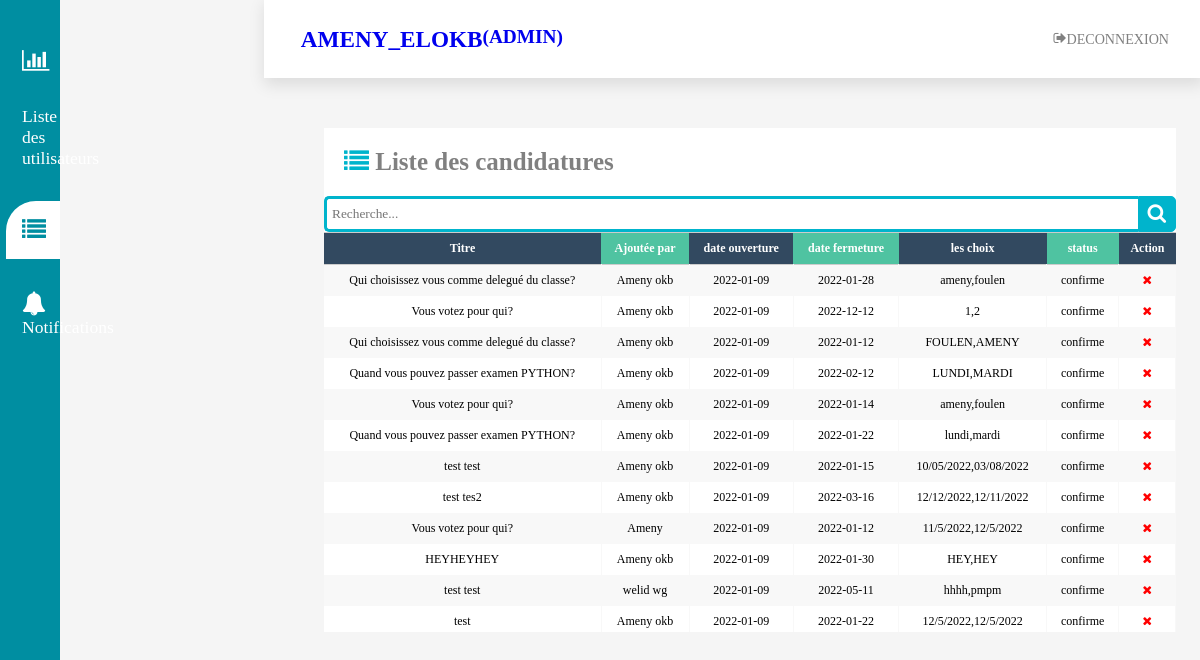
/ListesDesCandidatures.php (signed in), run on the app's committed database.
### tables this page shows
CREATE TABLE IF NOT EXISTS `utilisateurs` (
  `id` int(11) NOT NULL AUTO_INCREMENT,
  `email` varchar(255) NOT NULL,
  `nom` varchar(255) NOT NULL,
  `type` varchar(255) NOT NULL,
  `password` text NOT NULL,
  `niveau` text NOT NULL,
  `filiere` text NOT NULL,
  `groupe` int(11) NOT NULL,
  `avatar` varchar(500) DEFAULT NULL,
  PRIMARY KEY (`id`)
);

CREATE TABLE IF NOT EXISTS `candidature` (
  `id` int(11) NOT NULL AUTO_INCREMENT,
  `ajoute_par` int(11) NOT NULL,
  `date_ouv` date NOT NULL,
  `date_ferm` date NOT NULL,
  `titre` text NOT NULL,
  `choix` text NOT NULL,
  `close` int(11) NOT NULL,
  `status` varchar(50) NOT NULL,
  `niveau` varchar(100) NOT NULL,
  `filiere` varchar(100) NOT NULL,
  `groupe` varchar(100) NOT NULL,
  PRIMARY KEY (`id`)
);

### utiles.php (called while the page is built, shortened)
<?php
function connect(){
        $connect = mysqli_connect('localhost', 'root', '') or die(mysqli_error($connect));
        mysqli_select_db($connect, 'polytechnique');
    return $connect;}
    function GetUserById($id){
        $connect=connect();
        $user=mysqli_fetch_array(mysqli_query($connect,"SELECT * from utilisateurs where id=$id"));
        return $user;
    }
    function runQuery($query)
                    {
                        $connect = mysqli_connect('localhost', 'root', '') or die(mysqli_error($connect));
                        mysqli_select_db($connect, 'polytechnique');
                        $result = mysqli_query($connect, $query);
                        while ($row = mysqli_fetch_assoc($result)) {
                            $resultset[] = $row;
                        }
                        if (!empty($resultset))
                            return $resultset;
                    }

### ListesDesCandidatures.php (the view, shortened to what this page needs)
<?php
$current = "ListeDesCandidatures.php";
include_once("nav.php");
require_once("utiles.php");
if ($_SESSION["type"] == "admin") {
?>
    <html lang="en">
    <head>
    </head>
    <body>
        <main>
            <br>
            <br>
            <div class="fix" style="z-index:0">
                <h2 style="color:grey; font-size:25px;padding:20px"><i class="fa fa-list" style="color: #00B4CC"> </i> Liste des candidatures</h2>
         <div class="search">
                    <input onkeyup="Search()" class="searchTerm" type="text" placeholder="Recherche..." id="input" aria-label="Search">
                    <span id='btn' class="searchButton" id="basic-addon1"><a><i class="fa fa-search"></i></a></span>
                </div>
                <div class="tableFixHead" style="height:400px">
                    <table class="fl-table" style="overflow-y:scroll;height:400px;">
                        <thead>
                            <tr>
                                <th>Titre</th>
                                <th>Ajoutée par</th>
                                <th>date ouverture</th>
                                <th>date fermeture</th>
                                <th>les choix</th>
                                <th>status</th>
                                <th>Action</th>
                            </tr>
                        </thead>
                </div>
            </div>
            <tbody>
                <?php
                $array = runQuery("SELECT * from candidature ORDER BY id ASC");
                if (!empty($array)) {
                    foreach ($array as $key => $value) {
                        $nom = GetUserById($array[$key]["ajoute_par"]);
                ?>
                        <tr class="data" >
                            <td><?php echo $array[$key]["titre"] ?></td>
                            <td><?php echo $nom["nom"]  ?></td>
                            <td><?php echo $array[$key]["date_ouv"]; ?></td>
                            <td><?php echo $array[$key]["date_ferm"]; ?> </td>
                            <td><?php echo $array[$key]["choix"]; ?> </td>
                            <td><?php echo $array[$key]["status"]; ?> </td>
                            <td>
                                <?php if ($array[$key]["status"] == "confirme") { ?>
                                    <form method="post" action="">
                                        <div>
                                            <a href="javascripit:void(0)" style=" cursor:pointer;" type="submit" class="delete_btn_ajax" value="delete" formaction="?id=<?php echo $array[$key]['id']; ?>"><i class="fa fa-times" style="color: red;"> </i>
                                            </a>
                                        </div>
                                    </form>
                                <?php } else { ?>
                                    -----
                            </td>
                        <?php } ?>
                        </td>
                        </tr>
                <?php }
                } ?>
            </tbody>
                            <?php } else echo "<h1 style='margin-top:200px;margin-left:500px'>vous n'avez pas le droit d'acceder à cette page</h1>"; ?>
    </body>
    </html>

### nav.php (shortened to what this page needs)
<?php session_start();
if (isset($_SESSION['type'])) {
    $email = $_SESSION['email'];
    $con = mysqli_connect('localhost', 'root', '') or die(mysqli_error($con));
    mysqli_select_db($con, 'polytechnique');
    $req = mysqli_query($con, "SELECT * FROM utilisateurs where email='$email' ");
    $row = mysqli_fetch_array($req);
?>
    <!DOCTYPE html>
    <html lang="en">
    <head>
        <link rel="stylesheet" href="bootstrap.min.css">
        <link rel="stylesheet" href="assets/css/fontawesome.css">
        <link rel="stylesheet" href="css/css/style.css">
        <link rel="stylesheet" href="css/tooplate.css">
    </head>
    <body>
        <header class="header">
            <h2 class="logo">
                <a href="profile.php">
                    <?php if ($row['avatar'] != "") { ?>
                    <img src="<?php echo $row['avatar']; ?>" width="30px" height="30px" style="border-radius: 50%;">
                    <?php } ?> &nbsp;<?php echo $row["nom"]; ?>
                    <small style="text-decoration: none;">(<?php echo $row["type"] ?>)</small>
                </a>
            </h2>
            <ul class="main-nav">
                <li>
                    <a style='color:gray;' href="logout.php">
                        <i class="fa fa-sign-out"></i> Deconnexion
                    </a>
                </li>
            </ul>
        </header>
        <div class="sidebar">
            <div class="sidebar-menu">
                <ul>
                    <li>
                <?php if ($row["type"] == "admin") { ?>
                    <li>
                        <a <?php if ($current == "dashbord.php") {
                                echo "class='nav-link active'";
                            } else echo "class='nav-link'"; ?> href="dashbord.php"><span class="fa fa-bar-chart"> </span><span> Tableau de bord</span></a>
                    </li>
                <?php } ?>
                <?php if ($row["type"] == "admin") { ?>
                    <li>
                        <a <?php if ($current == "ListeDesComptes.php") {
                                echo "class='nav-link active'";
                            } else echo "class='nav-link'"; ?> href="ListeDesComptes.php"><span class="fa fa-user"></span> Liste des utilisateurs</a>
                    <?php } ?>
                    </li>
                    <?php if ($row["type"] == "admin") { ?>
                        <li>
                            <a <?php if ($current == "ListeDesCandidatures.php") {
                                    echo "class='nav-link active'";
                                } else echo "class='nav-link'"; ?> href="ListesDesCandidatures.php"><span class="fa fa-list"></span><span>Liste Des Candidatures</span></a>
                        </li>
                    <?php } ?>
                    <?php if ($row["type"] == "admin") { ?>
                        <li>
                            <a <?php if ($current == "Notif.php") {
                                    echo "class='nav-link active'";
                                } else echo "class='nav-link'"; ?> href="Notif.php"><span class="fa fa-bell"></span> <span class="badge1" id="notifN"></span>Notifications</a>
                        </li>
                    <?php } ?>
                </ul>
            </div>
        </div>
    </body>
    </html>
<?php } else {
    header('Location:index.php?LogIN');
} ?>

### css/css/style.css (style rules this page uses)
body { background: #ffffff; font-family: 'Roboto', sans-serif; font-weight: 400; position: relative; }

### css/tooplate.css (style rules this page uses)
body { background: whitesmoke; background-size: cover; background-repeat: no-repeat; background-position: center; }
* { padding: 0; margin: 0; box-sizing: border-box; list-style-type: none; text-decoration: none; font-family: 'Montserrat'; }
.sidebar { width: 300px; position: fixed; left: 0; top: 0; height: 100vh; background: #008ea1; z-index: 100; }
.sidebar-menu li { width: 100%; margin-bottom: 2rem; padding-left: 10%; }
.sidebar-menu { margin-top: 3rem; }
.sidebar-menu a { padding-left: 1rem; display: block; color: #fff; font-size: 1.1rem; }
.sidebar-menu a span:first-child { padding-right: 1rem; font-size: 1.5rem; }
.sidebar-menu a.active { background: #fff; padding-top: 1rem; padding-bottom: 1rem; color: #008ea1; border-radius: 30px 0px 0px 0px; }
header { background-color: #fff; display: flex; justify-content: space-between; padding: 1rem; box-shadow: 2px 5px 15px 2px rgb(0 0 0 / 10%); position: fixed; left: 22%; width: calc(100% - 22%); top: 0; z-index: 100; height: 78px !important; transition: left 300ms; }
main { margin-top: 60px; padding: 2rem 1.5rem; min-height: calc(100vh); margin-left: 300px; }
table { border-collapse: collapse; }
thead tr { border-top: 1px solid #ccc; border-bottom: 1px solid #ccc; }
td { padding: .5rem 1rem; }
tr td:last-child { display: flex; align-items: center; justify-content: center; }
ul { list-style-type: none; }
@media only screen and (max-width: 1200px) { .sidebar { width: 60px; } }

### nav.php (style rules this page uses)
body { animation: fadein 0.3s; }
html { scroll-behavior: smooth; }
.logo { margin: 0; font-size: 1.45em; }
.main-nav { margin-top: 5px; display: flex; flex-wrap: nowrap; }
.logo a, .main-nav a { padding: 10px 15px; text-transform: uppercase; text-align: center; display: flex; }
.main-nav a { color: #34495e; font-size: .88em; }
li a { color: #008ea1; }

### ListesDesCandidatures.php (style rules this page uses)
body { overflow: hidden; }
td { text-align: center; }
th { text-align: center; }
.fix { position: sticky; top: 0; background-color: white; z-index: 1; }
.tableFixHead { overflow-y: auto; height: 500px; }
.tableFixHead thead th { position: sticky; top: 0; z-index: 1; background-color: white; }
.search { width: 100%; position: relative; display: flex; }
.searchTerm { width: 100%; border: 3px solid #00B4CC; border-right: none; padding: 5px; height: 36px; border-radius: 5px 0 0 5px; outline: none; color: #9DBFAF; }
.searchButton { width: 40px; height: 36px; border: 1px solid #00B4CC; background: #00B4CC; text-align: center; color: #fff; border-radius: 0 5px 5px 0; cursor: pointer; font-size: 20px; padding-top: 5px; }
.fl-table { border-radius: 5px; font-size: 12px; font-weight: normal; border: none; border-collapse: collapse; width: 100%; max-width: 100%; white-space: nowrap; background-color: white; }
.fl-table td, .fl-table th { text-align: center; padding: 8px; }
.fl-table td { border-right: 1px solid #f8f8f8; font-size: 12px; }
.fl-table thead th { color: #ffffff; background: #4FC3A1; }
.fl-table thead th:nth-child(odd) { color: #ffffff; background: #324960; }
.fl-table tr:nth-child(even) { background: #F8F8F8; }

### data on the page
utilisateurs: nom "AMENY_ELOKB", type "ADMIN"
candidature: titre "Qui choisissez vous comme delegué du classe?", utilisateurs.nom "Ameny okb", date_ouv "2022-01-09", date_ferm "2022-01-28", choix "ameny,foulen", status "confirme"
candidature: titre "Vous votez pour qui?", utilisateurs.nom "Ameny okb", date_ouv "2022-01-09", date_ferm "2022-12-12", choix "1,2", status "confirme"
candidature: titre "Qui choisissez vous comme delegué du classe?", utilisateurs.nom "Ameny okb", date_ouv "2022-01-09", date_ferm "2022-01-12", choix "FOULEN,AMENY", status "confirme"
candidature: titre "Quand vous pouvez passer examen PYTHON?", utilisateurs.nom "Ameny okb", date_ouv "2022-01-09", date_ferm "2022-02-12", choix "LUNDI,MARDI", status "confirme"
candidature: titre "Vous votez pour qui?", utilisateurs.nom "Ameny okb", date_ouv "2022-01-09", date_ferm "2022-01-14", choix "ameny,foulen", status "confirme"
candidature: titre "Quand vous pouvez passer examen PYTHON?", utilisateurs.nom "Ameny okb", date_ouv "2022-01-09", date_ferm "2022-01-22", choix "lundi,mardi", status "confirme"
candidature: titre "test test", utilisateurs.nom "Ameny okb", date_ouv "2022-01-09", date_ferm "2022-01-15", choix "10/05/2022,03/08/2022", status "confirme"
candidature: titre "test tes2", utilisateurs.nom "Ameny okb", date_ouv "2022-01-09", date_ferm "2022-03-16", choix "12/12/2022,12/11/2022", status "confirme"
candidature: titre "Vous votez pour qui?", utilisateurs.nom "Ameny", date_ouv "2022-01-09", date_ferm "2022-01-12", choix "11/5/2022,12/5/2022", status "confirme"
candidature: titre "HEYHEYHEY", utilisateurs.nom "Ameny okb", date_ouv "2022-01-09", date_ferm "2022-01-30", choix "HEY,HEY", status "confirme"
candidature: titre "test test", utilisateurs.nom "welid wg", date_ouv "2022-01-09", date_ferm "2022-05-11", choix "hhhh,pmpm", status "confirme"
candidature: titre "test", utilisateurs.nom "Ameny okb", date_ouv "2022-01-09", date_ferm "2022-01-22", choix "12/5/2022,12/5/2022", status "confirme"
